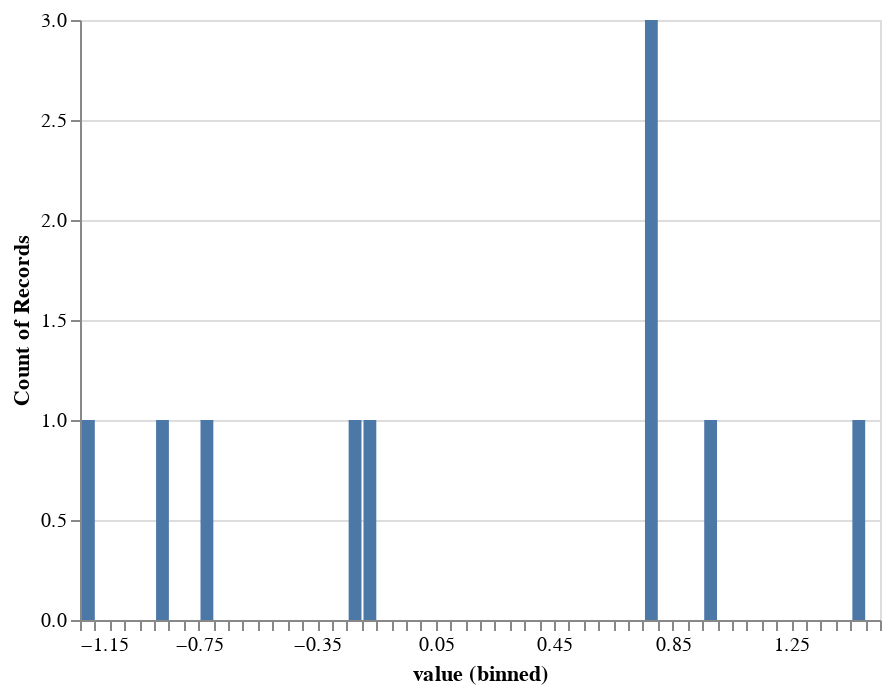

This figure's notebook cell:
### Markdown cell above
<div class="alert alert-success">
Note that Altair won't let us directly compute a histogram with more than 5000 rows. To do that, check out this example, which saves the data to a local temporary json file, and then displays from that. Without doing this, Altair embeds a *copy* of the data in a graph!

### Code cell
if not alt.data_transformers.active == 'json':  # Check json isn't already active
    import os
    # Make a temp folder to put these json files in - Altair creates a lot of them!
    dataset_temp_name = 'altair-temp-data/'
    if not os.path.exists(dataset_temp_name):
        # if the folder doesn't exist, create it
        os.mkdir(dataset_temp_name)
    # Tell Altair to temporary save datasets it needs to that folder
    alt.data_transformers.enable('json', prefix=dataset_temp_name) #only works in Jupyter Notebook, not in lab. Known bug.

normal_values = pd.DataFrame({"value": n.rvs(100000)}) 

alt.Chart(normal_values).mark_bar().encode(
    alt.X("value", bin=alt.Bin(maxbins=100)),
    y='count()',
)

### Figure 1 — Vega-Lite specification as saved in the notebook (floating-point values rounded to 4 significant figures)
{"config": {"view": {"continuousWidth": 400, "continuousHeight": 300}}, "data": {"name": "data-1f8c9b7099a4a3d496c21658cdb876ac"}, "mark": "bar", "encoding": {"x": {"bin": {"maxbins": 100}, "field": "value", "type": "quantitative"}, "y": {"aggregate": "count", "type": "quantitative"}}, "$schema": "https://vega.github.io/schema/vega-lite/v4.17.0.json", "datasets": {"data-1f8c9b7099a4a3d496c21658cdb876ac": [{"value": -0.1608}, {"value": -0.856}, {"value": 0.9597}, {"value": 0.7818}, {"value": 0.7802}, {"value": 0.7906}, {"value": -1.138}, {"value": 1.451}, {"value": -0.2337}, {"value": -0.7364}]}}
